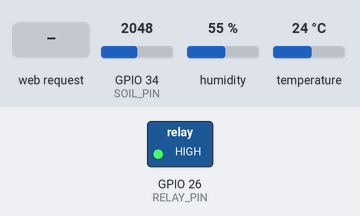
Simulated run of this sketch. Board: ESP32. Shown: switched loads named in the sketch (green lamp = pin HIGH). The test bench sets the inputs (shaded band); at power-on: GPIO 34 (SOIL_PIN) = 2048, humidity 55 %, temperature 24 °C. WiFi joins after 1.5 s; servers stay silent unless stated; what the sketch prints to the serial monitor is not drawn.

Above: at 2.7 s.
2.8 s: HTTP request GET /ON received
At 3.7 s:
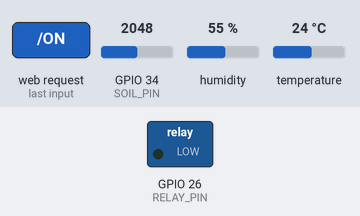
4.3 s: HTTP request GET /OFF received
At 4.8 s:
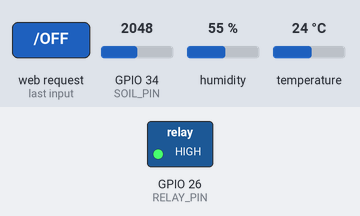
Timing chart, 0 to 7.3 s (numbered marks = the images above; inputs shaded):
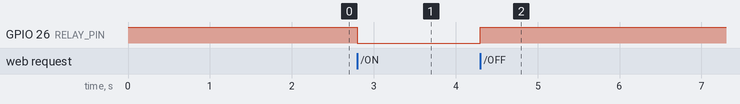

Measured:
- after the input at 2.8 s, GPIO 26 (RELAY_PIN): HIGH → LOW at once
- after the input at 4.3 s, GPIO 26 (RELAY_PIN): LOW → HIGH at once

The sketch:

sketch_feb6a.ino
```cpp
#include <WiFi.h>
#include <WebServer.h>
#include "DHT.h"
#include "ThingSpeak.h"

#define DHTPIN 4
#define DHTTYPE DHT22
#define SOIL_PIN 34
#define RELAY_PIN 26

DHT dht(DHTPIN, DHTTYPE);

const char* ssid = "A";
const char* password = "yuvi12345";

unsigned long channelID = 3252160;
const char* writeAPI = "1TZ7JM1RVZTK5HOY";

WiFiClient client;
WebServer server(80);

String pumpState = "OFF";

unsigned long lastTime = 0;
const long interval = 5000;

// -------- ROUTES --------
void handleRoot(){
  server.send(200, "text/plain", "ESP32 Running");
}

void handleON(){
  digitalWrite(RELAY_PIN, LOW);
  pumpState = "ON";
  Serial.println("Pump ON");
  server.send(200, "text/plain", "ON");
}

void handleOFF(){
  digitalWrite(RELAY_PIN, HIGH);
  pumpState = "OFF";
  Serial.println("Pump OFF");
  server.send(200, "text/plain", "OFF");
}

void handleSTATUS(){
  server.send(200, "text/plain", pumpState);
}

void setup() {
  Serial.begin(115200);
  dht.begin();

  pinMode(RELAY_PIN, OUTPUT);
  digitalWrite(RELAY_PIN, HIGH);

  // Sync state
  if (digitalRead(RELAY_PIN) == LOW)
    pumpState = "ON";
  else
    pumpState = "OFF";

  WiFi.begin(ssid, password);
  while (WiFi.status() != WL_CONNECTED){
    delay(500);
    Serial.print(".");
  }

  Serial.println("\nConnected ✅");
  Serial.println(WiFi.localIP());

  ThingSpeak.begin(client);

  server.on("/", handleRoot);
  server.on("/ON", handleON);
  server.on("/OFF", handleOFF);
  server.on("/STATUS", handleSTATUS);

  server.begin();
}

void loop() {

  server.handleClient();

  // reconnect WiFi if needed
  if (WiFi.status() != WL_CONNECTED) {
    WiFi.begin(ssid, password);
  }

  if (millis() - lastTime >= interval) {
    lastTime = millis();

    int soil = analogRead(SOIL_PIN);
    float temp = dht.readTemperature();
    float hum  = dht.readHumidity();

    if (isnan(temp) || isnan(hum)) return;

    ThingSpeak.setField(1, temp);
    ThingSpeak.setField(2, hum);
    ThingSpeak.setField(3, soil);

    ThingSpeak.writeFields(channelID, writeAPI);
  }
}
```
